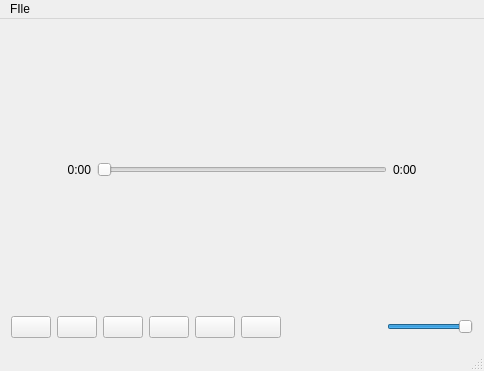
<?xml version="1.0" encoding="UTF-8"?>
<ui version="4.0">
 <class>MainWindow</class>
 <widget class="QMainWindow" name="MainWindow">
  <property name="geometry">
   <rect>
    <x>0</x>
    <y>0</y>
    <width>484</width>
    <height>371</height>
   </rect>
  </property>
  <property name="windowTitle">
   <string>Failamp</string>
  </property>
  <widget class="QWidget" name="centralWidget">
   <property name="sizePolicy">
    <sizepolicy hsizetype="Maximum" vsizetype="Maximum">
     <horstretch>0</horstretch>
     <verstretch>0</verstretch>
    </sizepolicy>
   </property>
   <layout class="QVBoxLayout" name="verticalLayout">
    <item>
     <layout class="QGridLayout" name="videoFrame"/>
    </item>
    <item>
     <layout class="QHBoxLayout" name="horizontalLayout_4">
      <item>
       <widget class="QLabel" name="currentTimeLabel">
        <property name="minimumSize">
         <size>
          <width>80</width>
          <height>0</height>
         </size>
        </property>
        <property name="text">
         <string>0:00</string>
        </property>
        <property name="alignment">
         <set>Qt::AlignRight|Qt::AlignTrailing|Qt::AlignVCenter</set>
        </property>
       </widget>
      </item>
      <item>
       <widget class="QSlider" name="timeSlider">
        <property name="orientation">
         <enum>Qt::Horizontal</enum>
        </property>
       </widget>
      </item>
      <item>
       <widget class="QLabel" name="totalTimeLabel">
        <property name="minimumSize">
         <size>
          <width>80</width>
          <height>0</height>
         </size>
        </property>
        <property name="text">
         <string>0:00</string>
        </property>
        <property name="alignment">
         <set>Qt::AlignLeading|Qt::AlignLeft|Qt::AlignVCenter</set>
        </property>
       </widget>
      </item>
     </layout>
    </item>
    <item>
     <layout class="QHBoxLayout" name="horizontalLayout_5">
      <item>
       <widget class="QPushButton" name="previousButton">
        <property name="text">
         <string/>
        </property>
        <property name="icon">
         <iconset>
          <normaloff>images/control-skip-180.png</normaloff>images/control-skip-180.png</iconset>
        </property>
       </widget>
      </item>
      <item>
       <widget class="QPushButton" name="playButton">
        <property name="text">
         <string/>
        </property>
        <property name="icon">
         <iconset>
          <normaloff>images/control.png</normaloff>images/control.png</iconset>
        </property>
       </widget>
      </item>
      <item>
       <widget class="QPushButton" name="pauseButton">
        <property name="text">
         <string/>
        </property>
        <property name="icon">
         <iconset>
          <normaloff>images/control-pause.png</normaloff>images/control-pause.png</iconset>
        </property>
       </widget>
      </item>
      <item>
       <widget class="QPushButton" name="stopButton">
        <property name="text">
         <string/>
        </property>
        <property name="icon">
         <iconset>
          <normaloff>images/control-stop-square.png</normaloff>images/control-stop-square.png</iconset>
        </property>
       </widget>
      </item>
      <item>
       <widget class="QPushButton" name="nextButton">
        <property name="text">
         <string/>
        </property>
        <property name="icon">
         <iconset>
          <normaloff>images/control-skip.png</normaloff>images/control-skip.png</iconset>
        </property>
       </widget>
      </item>
      <item>
       <widget class="QPushButton" name="viewButton">
        <property name="text">
         <string/>
        </property>
        <property name="icon">
         <iconset>
          <normaloff>images/application-image.png</normaloff>images/application-image.png</iconset>
        </property>
        <property name="checkable">
         <bool>true</bool>
        </property>
       </widget>
      </item>
      <item>
       <spacer name="horizontalSpacer">
        <property name="orientation">
         <enum>Qt::Horizontal</enum>
        </property>
        <property name="sizeHint" stdset="0">
         <size>
          <width>40</width>
          <height>20</height>
         </size>
        </property>
       </spacer>
      </item>
      <item>
       <widget class="QLabel" name="label">
        <property name="text">
         <string/>
        </property>
        <property name="pixmap">
         <pixmap>images/speaker-volume.png</pixmap>
        </property>
       </widget>
      </item>
      <item>
       <widget class="QSlider" name="volumeSlider">
        <property name="maximum">
         <number>100</number>
        </property>
        <property name="value">
         <number>100</number>
        </property>
        <property name="orientation">
         <enum>Qt::Horizontal</enum>
        </property>
       </widget>
      </item>
     </layout>
    </item>
   </layout>
  </widget>
  <widget class="QMenuBar" name="menuBar">
   <property name="geometry">
    <rect>
     <x>0</x>
     <y>0</y>
     <width>484</width>
     <height>21</height>
    </rect>
   </property>
   <widget class="QMenu" name="menuFIle">
    <property name="title">
     <string>FIle</string>
    </property>
    <addaction name="open_file_action"/>
   </widget>
   <addaction name="menuFIle"/>
  </widget>
  <widget class="QStatusBar" name="statusBar"/>
  <action name="open_file_action">
   <property name="text">
    <string>Open file...</string>
   </property>
  </action>
 </widget>
 <layoutdefault spacing="6" margin="11"/>
 <resources/>
 <connections/>
</ui>
